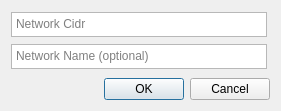
<?xml version="1.0" encoding="UTF-8"?>
<ui version="4.0">
 <class>Dialog</class>
 <widget class="QDialog" name="Dialog">
  <property name="geometry">
   <rect>
    <x>0</x>
    <y>0</y>
    <width>281</width>
    <height>111</height>
   </rect>
  </property>
  <property name="windowTitle">
   <string>Dialog</string>
  </property>
  <layout class="QGridLayout" name="gridLayout_4">
   <item row="0" column="0">
    <layout class="QFormLayout" name="formLayout">
     <item row="0" column="0">
      <widget class="QPlainTextEdit" name="plainTextEdit">
       <property name="maximumSize">
        <size>
         <width>16777215</width>
         <height>25</height>
        </size>
       </property>
       <property name="placeholderText">
        <string>Network Cidr </string>
       </property>
      </widget>
     </item>
     <item row="1" column="0">
      <widget class="QPlainTextEdit" name="plainTextEdit_2">
       <property name="maximumSize">
        <size>
         <width>16777215</width>
         <height>25</height>
        </size>
       </property>
       <property name="placeholderText">
        <string>Network Name (optional)</string>
       </property>
      </widget>
     </item>
    </layout>
   </item>
   <item row="1" column="0">
    <widget class="QDialogButtonBox" name="buttonBox">
     <property name="orientation">
      <enum>Qt::Horizontal</enum>
     </property>
     <property name="standardButtons">
      <set>QDialogButtonBox::Cancel|QDialogButtonBox::Ok</set>
     </property>
    </widget>
   </item>
  </layout>
 </widget>
 <resources/>
 <connections>
  <connection>
   <sender>buttonBox</sender>
   <signal>accepted()</signal>
   <receiver>Dialog</receiver>
   <slot>accept()</slot>
   <hints>
    <hint type="sourcelabel">
     <x>248</x>
     <y>254</y>
    </hint>
    <hint type="destinationlabel">
     <x>157</x>
     <y>274</y>
    </hint>
   </hints>
  </connection>
  <connection>
   <sender>buttonBox</sender>
   <signal>rejected()</signal>
   <receiver>Dialog</receiver>
   <slot>reject()</slot>
   <hints>
    <hint type="sourcelabel">
     <x>316</x>
     <y>260</y>
    </hint>
    <hint type="destinationlabel">
     <x>286</x>
     <y>274</y>
    </hint>
   </hints>
  </connection>
 </connections>
</ui>
